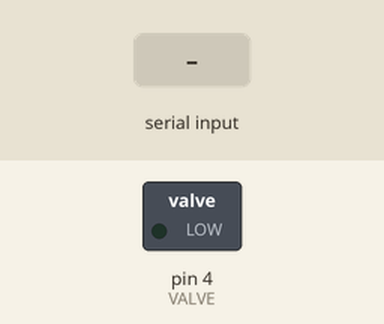
This sketch was run on a simulated Arduino Uno, built with avr-gcc and run on an emulated ATmega328P. Shown: switched loads named in the sketch (green lamp = pin HIGH). The test bench sets the inputs (shaded band).

Above: at 1.2 s.
1.3 s: "o" received over Serial
At 1.7 s:
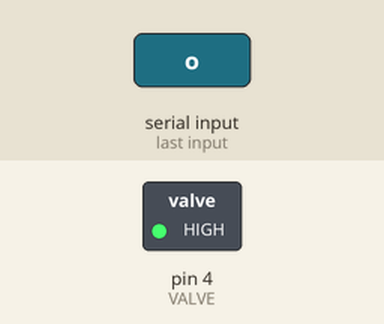
2.8 s: "c" received over Serial
At 4.2 s:
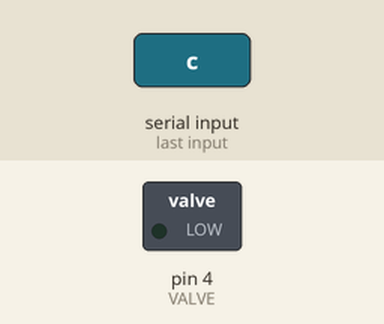
Timing chart, 0 to 5.8 s (numbered marks = the images above; inputs shaded):
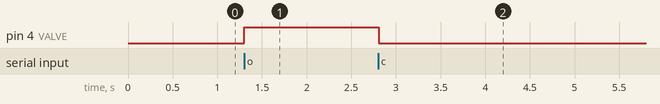

Measured:
- after the input at 1.3 s, pin 4 (VALVE): LOW → HIGH at once
- after the input at 2.8 s, pin 4 (VALVE): HIGH → LOW at once

The sketch:

vacuum_pump.ino
```cpp
#define VALVE   4
#define SENSOR A1

void setup() {
  // put your setup code here, to run once:
  pinMode(VALVE, OUTPUT);
  pinMode(SENSOR, INPUT);
  Serial.begin(115200);
}

void loop() {
  // put your main code here, to run repeatedly:

  if(Serial.available()){
    char msg;
    msg = Serial.read();
    if(msg=='o'){
      digitalWrite(4, HIGH);
      delay(1);
    } else if(msg=='c'){
      digitalWrite(4, LOW);
      delay(1);
    } else if(msg=='s'){
      int sensor_value = 0;
      for(int i=0; i<20; ++i){
        sensor_value += analogRead(SENSOR);
        delay(1);
      }
      Serial.println(sensor_value/20);
    }
  }
  delay(10);
}
```
